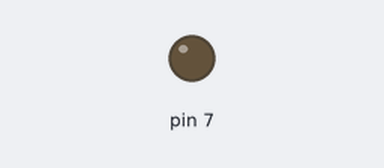
A sketch run on a simulated Arduino Uno, built with avr-gcc and run on an emulated ATmega328P. Shown: output pins drawn as LEDs (lit = HIGH). Random numbers use the default seed unless the sketch sets one.

Above: at 0.23 s.
At 33.13 s:
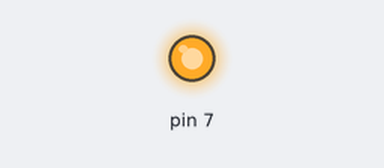
Timing chart, 0 to 40.0 s (numbered marks = the images above):
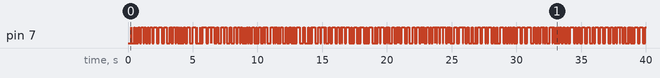

The sketch:

RS485_testv2.ino
```cpp
void setup() {
  // put your setup code here, to run once:
pinMode(7,OUTPUT);
randomSeed(analogRead(0));
}

void loop() {
  // put your main code here, to run repeatedly:
delay(random(10,250));
digitalWrite(7,HIGH);
delay(random(10,250));
digitalWrite(7,LOW);
}
```
